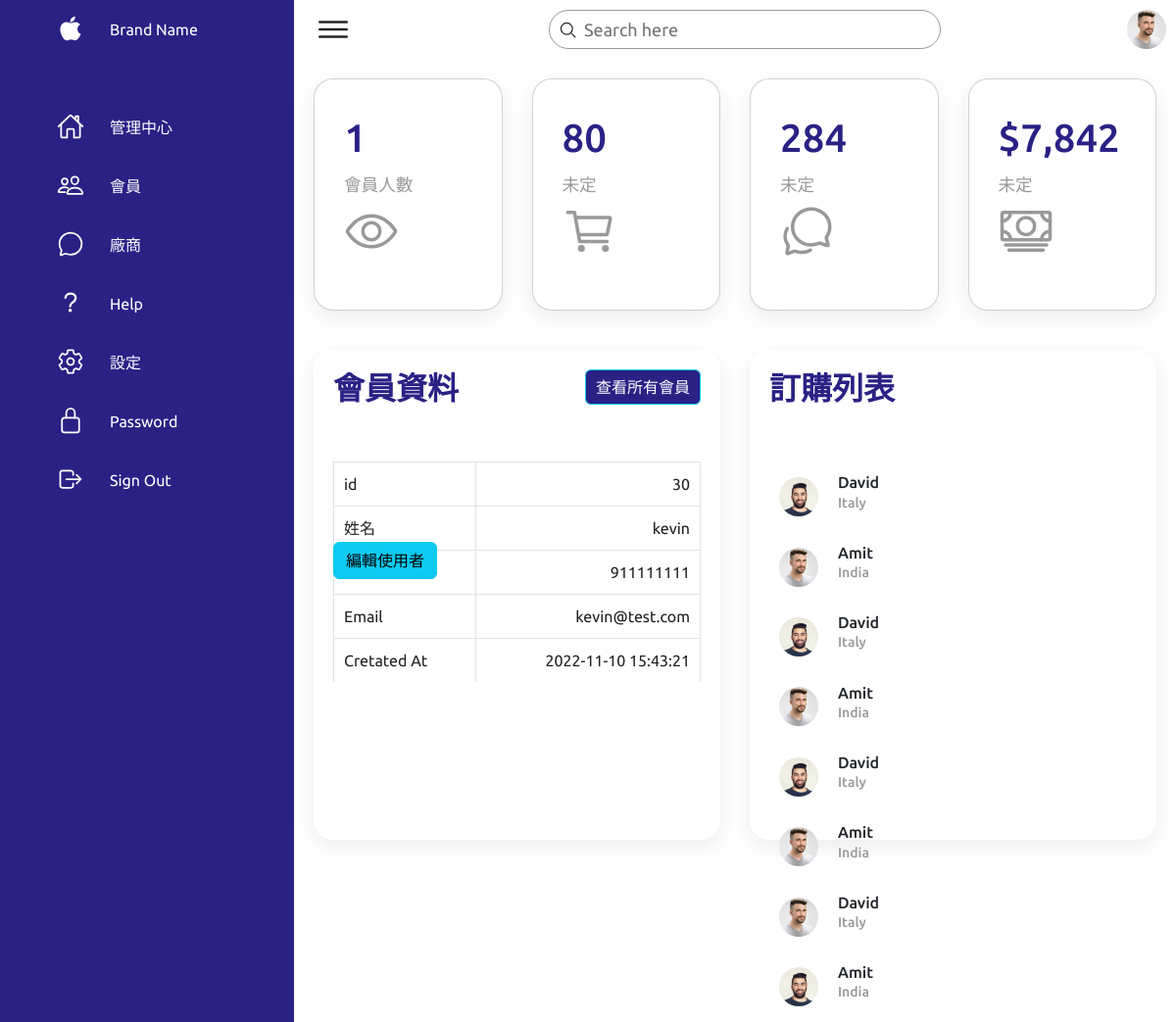
The page /travel-user/admin-user.php?id=30 on the database its author committed.
### tables this page shows
CREATE TABLE `users` (
  `id` int(20) UNSIGNED NOT NULL,
  `account` varchar(255) NOT NULL COMMENT '帳戶',
  `password` varchar(255) NOT NULL COMMENT '密碼',
  `name` varchar(255) NOT NULL COMMENT '姓名',
  `phone` varchar(255) NOT NULL COMMENT '電話',
  `email` varchar(255) NOT NULL COMMENT '信箱',
  `identification` varchar(255) NOT NULL COMMENT '身分證',
  `birthday` date NOT NULL COMMENT '生日',
  `gender` int(20) NOT NULL COMMENT '性別',
  `created_at` datetime NOT NULL COMMENT '創建時間',
  `points` int(20) NOT NULL COMMENT '點數',
  `level` int(20) NOT NULL COMMENT '等級',
  `coupon` int(20) NOT NULL COMMENT '優惠券',
  `valid` int(20) NOT NULL COMMENT '軟刪除'
);

### travel-user/admin-user.php (the view, shortened to what this page needs)
<?php
$id = $_GET["id"];
require_once("../db-connect2.php");
$sql = "SELECT * FROM users WHERE id='$id' AND valid=1";
$result = $conn->query($sql);
$userCount = $result->num_rows;
$row = $result->fetch_assoc();
?>
<!DOCTYPE html>
<html lang="en">
<head>
    <link href="https://cdn.jsdelivr.net/npm/bootstrap@5.2.1/dist/css/bootstrap.min.css" rel="stylesheet">
    <link rel="stylesheet" href="assets/css/style.css">
</head>
<body>
    <div class="crud-container">
        <div class="navigation">
            <ul>
                <li>
                    <a href="#">
                        <span class="icon">
                            <ion-icon name="logo-apple"></ion-icon>
                        </span>
                        <span class="title">Brand Name</span>
                    </a>
                </li>
                <li>
                    <a href="admin.php">
                        <span class="icon">
                            <ion-icon name="home-outline"></ion-icon>
                        </span>
                        <span class="title">管理中心</span>
                    </a>
                </li>
                <li>
                    <a href="#">
                        <span class="icon">
                            <ion-icon name="people-outline"></ion-icon>
                        </span>
                        <span class="title">會員</span>
                    </a>
                </li>
                <li>
                    <a href="#">
                        <span class="icon">
                            <ion-icon name="chatbubble-outline"></ion-icon>
                        </span>
                        <span class="title">廠商</span>
                    </a>
                </li>
                <li>
                    <a href="#">
                        <span class="icon">
                            <ion-icon name="help-outline"></ion-icon>
                        </span>
                        <span class="title">Help</span>
                    </a>
                </li>
                <li>
                    <a href="#">
                        <span class="icon">
                            <ion-icon name="settings-outline"></ion-icon>
                        </span>
                        <span class="title">設定</span>
                    </a>
                </li>
                <li>
                    <a href="#">
                        <span class="icon">
                            <ion-icon name="lock-closed-outline"></ion-icon>
                        </span>
                        <span class="title">Password</span>
                    </a>
                </li>
                <li>
                    <a href="#">
                        <span class="icon">
                            <ion-icon name="log-out-outline"></ion-icon>
                        </span>
                        <span class="title">Sign Out</span>
                    </a>
                </li>
            </ul>
        </div>
        <div class="main">
            <div class="topbar">
                <div class="toggle">
                    <ion-icon name="menu-outline"></ion-icon>
                </div>
                <div class="search">
                    <label>
                        <input type="text" placeholder="Search here">
                        <ion-icon name="search-outline"></ion-icon>
                    </label>
                </div>
                <div class="user">
                    <img src="assets/imgs/customer01.jpg" alt="">
                </div>
            </div>
            <div class="cardBox">
                <div class="card">
                    <div>
                        <div class="numbers"><?= $userCount ?></div>
                        <div class="cardName">會員人數
                        </div>
                    </div>
                    <div class="iconBx">
                        <ion-icon name="eye-outline"></ion-icon>
                    </div>
                </div>
                <div class="card">
                    <div>
                        <div class="numbers">80</div>
                        <div class="cardName">未定</div>
                    </div>
                    <div class="iconBx">
                        <ion-icon name="cart-outline"></ion-icon>
                    </div>
                </div>
                <div class="card">
                    <div>
                        <div class="numbers">284</div>
                        <div class="cardName">未定</div>
                    </div>
                    <div class="iconBx">
                        <ion-icon name="chatbubbles-outline"></ion-icon>
                    </div>
                </div>
                <div class="card">
                    <div>
                        <div class="numbers">$7,842</div>
                        <div class="cardName">未定</div>
                    </div>
                    <div class="iconBx">
                        <ion-icon name="cash-outline"></ion-icon>
                    </div>
                </div>
            </div>
            <div class="details">
                <div class="recentOrders">
                    <div class="cardHeader">
                        <h2>會員資料</h2>
                        <a class="btn btn-info" href="admin.php">查看所有會員</a>
                    </div>
                    <?php if ($userCount == 0) : ?>
                        使用者不存在
                    <?php else : ?>
                        <table class="table table-bordered">
                            <tbody>
                                <tr>
                                    <td>id</td>
                                    <td><?= $row["id"] ?></td>
                                </tr>
                                <tr>
                                    <td>姓名</td>
                                    <td><?= $row["name"] ?></td>
                                </tr>
                                <tr>
                                    <td>Phone</td>
                                    <td><?= $row["phone"] ?></td>
                                </tr>
                                <tr>
                                    <td>Email</td>
                                    <td><?= $row["email"] ?></td>
                                </tr>
                                <tr>
                                    <td>Cretated At</td>
                                    <td><?= $row["created_at"] ?></td>
                                </tr>
                            </tbody>
                        </table>
                        <div class="py-2">
                            <a class="btn btn-info" href="admin-edit-user.php?id=<?= $row["id"] ?>">編輯使用者</a>
                        </div>
                    <?php endif; ?>
                </div>
                <div class="recentCustomers">
                    <div class="cardHeader">
                        <h2>訂購列表</h2>
                    </div>
                    <table>
                        <tr>
                            <td width="60px">
                                <div class="imgBx"><img src="assets/imgs/customer02.jpg" alt=""></div>
                            </td>
                            <td>
                                <h4>David <br> <span>Italy</span></h4>
                            </td>
                        </tr>
                        <tr>
                            <td width="60px">
                                <div class="imgBx"><img src="assets/imgs/customer01.jpg" alt=""></div>
                            </td>
                            <td>
                                <h4>Amit <br> <span>India</span></h4>
                            </td>
                        </tr>
                        <tr>
                            <td width="60px">
                                <div class="imgBx"><img src="assets/imgs/customer02.jpg" alt=""></div>
                            </td>
                            <td>
                                <h4>David <br> <span>Italy</span></h4>
                            </td>
                        </tr>
                        <tr>
                            <td width="60px">
                                <div class="imgBx"><img src="assets/imgs/customer01.jpg" alt=""></div>
                            </td>
                            <td>
                                <h4>Amit <br> <span>India</span></h4>
                            </td>
                        </tr>
                        <tr>
                            <td width="60px">
                                <div class="imgBx"><img src="assets/imgs/customer02.jpg" alt=""></div>
                            </td>
                            <td>
                                <h4>David <br> <span>Italy</span></h4>
                            </td>
                        </tr>
                        <tr>
                            <td width="60px">
                                <div class="imgBx"><img src="assets/imgs/customer01.jpg" alt=""></div>
                            </td>
                            <td>
                                <h4>Amit <br> <span>India</span></h4>
                            </td>
                        </tr>
                        <tr>
                            <td width="60px">
                                <div class="imgBx"><img src="assets/imgs/customer01.jpg" alt=""></div>
                            </td>
                            <td>
                                <h4>David <br> <span>Italy</span></h4>
                            </td>
                        </tr>
                        <tr>
                            <td width="60px">
                                <div class="imgBx"><img src="assets/imgs/customer02.jpg" alt=""></div>
                            </td>
                            <td>
                                <h4>Amit <br> <span>India</span></h4>
                            </td>
                        </tr>
                    </table>
                </div>
            </div>
        </div>
    </div>
</body>
</html>

### travel-user/admin-user.php (style rules this page uses)
.search label ion-icon { position: absolute; top: 11px; left: 10px; font-size: 1.2rem; }
.details { grid-template-columns: 1fr 1fr; }

### rows shown on the page
users: id "30", name "kevin", phone "911111111", email "kevin@test.com", created_at "2022-11-10 15:43:21"

### other values the page prints
$userCount "1"
